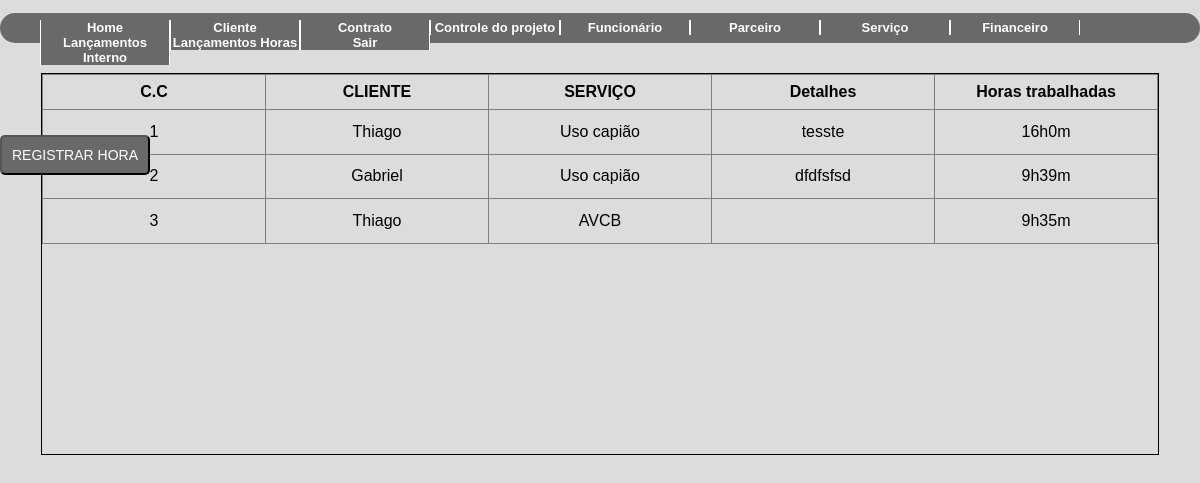
The app's page /consultacontratohora.php (signed in) with its own data.
### tables this page shows
CREATE TABLE IF NOT EXISTS `contrato` (
  `ID` int(11) NOT NULL AUTO_INCREMENT,
  `ID_Cliente` int(11) DEFAULT NULL,
  `ID_Servico` int(11) DEFAULT NULL,
  `Detalhes` varchar(500) DEFAULT NULL,
  `PRAZO` date DEFAULT NULL,
  `Valor` decimal(10,0) DEFAULT NULL,
  `qnt_parcela` decimal(10,0) DEFAULT NULL,
  `VENCIMENTO` varchar(2) DEFAULT NULL,
  PRIMARY KEY (`ID`),
  KEY `fk_cli` (`ID_Cliente`),
  KEY `fk_servi` (`ID_Servico`)
);

CREATE TABLE IF NOT EXISTS `cliente` (
  `id` int(11) NOT NULL AUTO_INCREMENT,
  `pessoa` varchar(8) DEFAULT NULL,
  `nome` varchar(50) DEFAULT NULL,
  `cpf` varchar(11) DEFAULT NULL,
  `rg` varchar(9) DEFAULT NULL,
  `cnpj` varchar(14) DEFAULT NULL,
  `razao` varchar(50) DEFAULT NULL,
  `inscricao` int(15) DEFAULT NULL,
  `representante` varchar(50) DEFAULT NULL,
  `sexo` varchar(1) DEFAULT NULL,
  `observacao` varchar(500) DEFAULT NULL,
  `id_parc` int(11) DEFAULT NULL,
  PRIMARY KEY (`id`),
  KEY `fk_parc` (`id_parc`)
);

CREATE TABLE IF NOT EXISTS `servico` (
  `id` int(11) NOT NULL AUTO_INCREMENT,
  `servico` varchar(30) DEFAULT NULL,
  PRIMARY KEY (`id`)
);

### classes/hora.class.php (called while the page is built, shortened)
<?php
require_once 'Conexao.class.php';
require_once 'funcoes.class.php';
class Hora{
    public function __construct(){
        $this->con = new conexao();
    }
    public function querySelecthoras(){
        try{
            $cst = $this->con->conect()->prepare("SELECT contrato.ID AS CC, cliente.nome AS CLI, servico.servico AS Serv, contrato.Detalhes AS DETALHES,contrato.Valor AS VALOR ,contrato.qnt_parcela AS QNT_PARC ,contrato.VENCIMENTO AS VENC,SUM(hour(horas.hora_final) - hour(horas.hora_inicial)) AS hora,SUM(minute(horas.hora_final) - minute(horas.hora_inicial)) AS Minuto from cliente INNER JOIN contrato ON cliente.id = contrato.ID_Cliente INNER JOIN servico ON contrato.ID_Servico = servico.id INNER JOIN horas ON horas.contrato  = contrato.ID GROUP BY contrato.ID");
            $cst->execute();
            return $cst->fetchAll();
        }catch(PDOException $ex){
        }
    }
    }
?>

### classes/Conexao.class.php (called while the page is built)
<?php
class conexao{
    private $usuario;
    private $senha;
    private $banco;
    private $servidor;
    private static $pdo;
    public function __construct(){
        $this->servidor = "localhost";
        $this->banco = "teste2";
        $this->usuario =  "root";
        $this->senha = "";
    }
    public function conect(){
        try{
            if(is_null(self::$pdo)){
                self::$pdo = new PDO("mysql:host=".$this->servidor.";dbname=".$this->banco, $this->usuario, $this->senha);
            }
            return self::$pdo;
        } catch (PDOException $ex) {
			echo $ex->getMessage();
        }
    }
}
?>

### classes/funcoes.class.php (called while the page is built, shortened)
<?php
class funcoes{
    public function tratarCaracter($vlr, $tipo){
        switch($tipo){
            case 1: $rst = utf8_decode($vlr); break;
            case 2: $rst = htmlentities($vlr, ENT_QUOTES, "ISO-8859-1"); break;
        }
        return $rst;
    }
}
?>

### consultacontratohora.php (the view, shortened to what this page needs)
<?php
    require_once 'classes/funcoes.class.php';
    require_once 'classes/hora.class.php';
    $objFc = new Funcoes();
    $objhr = new Hora();
?>
<!DOCTYPE html>
<html lang="pt-br">
<head>
    <link rel="stylesheet" type="text/css" href="style/style2.css">
    <link rel="stylesheet" type="text/css" href="style/style5.css">
</head>
<body>
    <?php include_once("header.php"); ?>
    <div id="resultado" class="scroll-contrato">
        <table border="1">
            <thead>
                <tr>
                    <th>C.C</th>
                    <th>CLIENTE</th>
                    <th>SERVIÇO</th>
                    <th>Detalhes</th>
                    <th>Horas trabalhadas</th>
                </tr>
            </thead>
            <tbody>
            <?php foreach($objhr->querySelecthoras() as $rst){ ?>
                <tr>
                    <td> <?php echo ($objFc->tratarCaracter($rst['CC'], 1)) ?> </td>
                    <td> <?php echo ($objFc->tratarCaracter($rst['CLI'], 2)) ?> </td>
                    <td> <?php echo ($objFc->tratarCaracter($rst['Serv'], 2)) ?> </td>
                    <td> <?php echo ($objFc->tratarCaracter($rst['DETALHES'], 2)) ?> </td>
                    <?php
                        $min = $rst['Minuto']%60;
                        $horas = $rst['hora']+(int)($rst['Minuto']/60);
                    ?>
                    <td> <?php echo ($horas.'h'.$min.'m') ?> </td>
                </tr>
                <?php } ?>
        </table>
    </div>
    <input type="submit" class="btn-cad" value="Registrar Hora" />
</body>
</html>

### Style/style2.css (style rules this page uses)
html { width: 100%; height: 100% }
body { margin: 0; background-color: #DCDCDC; font-family: 'Trebuchet MS', 'Lucida Sans Unicode', 'Lucida Grande', 'Lucida Sans', Arial, sans-serif }
.scroll-contrato { overflow: scroll; overflow: auto; border: solid 1px #050000; margin: 30px; margin-left: auto; margin-right: auto; width: 93%; height: 380px; }
.scroll-contrato table { width: 100%; table-layout: fixed; text-align: center; border-collapse: collapse; }
.scroll-contrato table tr th { padding: .5em; margin: 0; text-align: center; }
.scroll-contrato table td { padding: .8em; }

### Style/style5.css (style rules this page uses)
html { width: 100%; height: 100% }
body { margin: 0; background-color: #DCDCDC; font-family: 'Trebuchet MS', 'Lucida Sans Unicode', 'Lucida Grande', 'Lucida Sans', Arial, sans-serif }
.scroll-contrato { overflow: scroll; overflow: auto; border: solid 1px #050000; margin: 30px; margin-left: auto; margin-right: auto; width: 93%; height: 380px; }
.scroll-contrato table { width: 100%; table-layout: fixed; text-align: center; border-collapse: collapse; }
.scroll-contrato table tr th { padding: .5em; margin: 0; text-align: center; }
.scroll-contrato table td { padding: .8em; }
.btn-cad { position: relative; float: left; margin: 0%; margin-top: -350px; margin-left: 0px; padding: 10px; border-radius: 5px; background-color: #696969; font-family: Arial; font-size: 14px; color: white; text-transform: uppercase; cursor: pointer; }

### Style/style.css (style rules this page uses)
body { background-color: #DCDCDC; }

### records on screen
contrato: ID "1", ID_Cliente.nome "Thiago", ID_Servico.servico "Uso capião", Detalhes "tesste", horas "16", min "0"
contrato: ID "2", ID_Cliente.nome "Gabriel", ID_Servico.servico "Uso capião", Detalhes "dfdfsfsd", horas "9", min "39"
contrato: ID "3", ID_Cliente.nome "Thiago", ID_Servico.servico "AVCB", horas "9", min "35"
